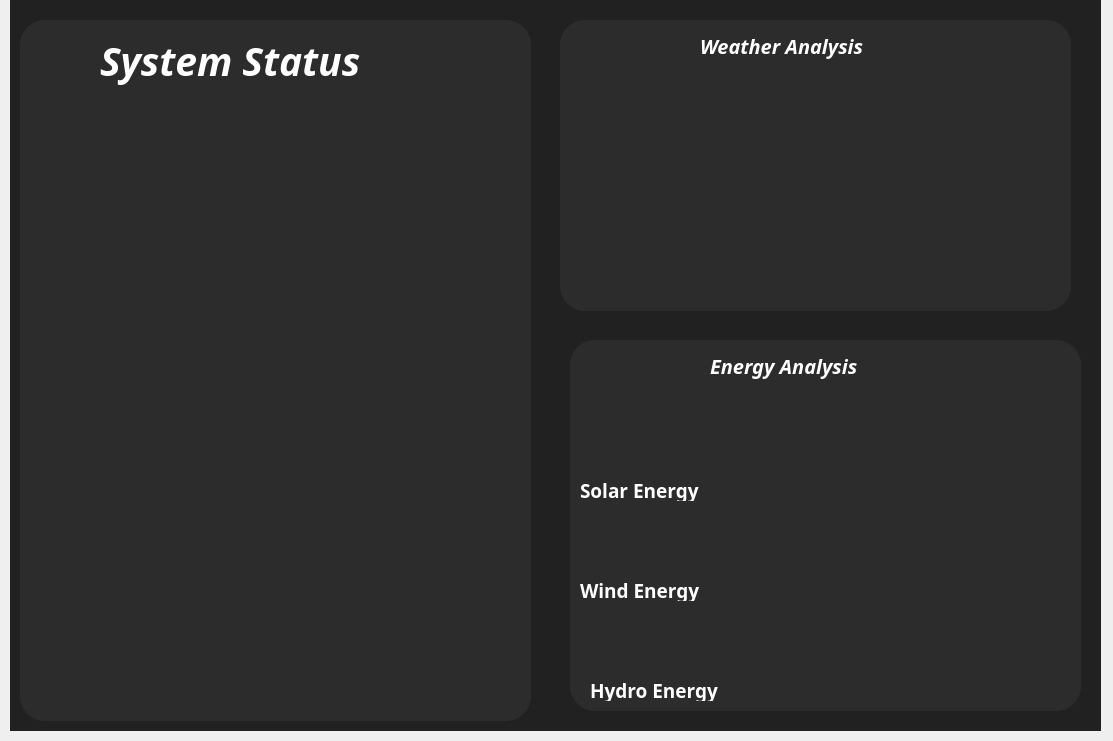
<?xml version="1.0" encoding="UTF-8"?>
<ui version="4.0">
 <class>Main</class>
 <widget class="QWidget" name="Main">
  <property name="geometry">
   <rect>
    <x>0</x>
    <y>0</y>
    <width>1113</width>
    <height>741</height>
   </rect>
  </property>
  <property name="windowTitle">
   <string>Form</string>
  </property>
  <widget class="QWidget" name="widget" native="true">
   <property name="geometry">
    <rect>
     <x>10</x>
     <y>0</y>
     <width>1091</width>
     <height>731</height>
    </rect>
   </property>
   <property name="styleSheet">
    <string notr="true">background-color:rgb(33, 33, 33)</string>
   </property>
   <widget class="QWidget" name="widget_2" native="true">
    <property name="geometry">
     <rect>
      <x>10</x>
      <y>20</y>
      <width>511</width>
      <height>701</height>
     </rect>
    </property>
    <property name="font">
     <font>
      <italic>false</italic>
     </font>
    </property>
    <property name="styleSheet">
     <string notr="true">background-color:rgb(44, 44, 44);
border-radius:25px</string>
    </property>
    <widget class="QLabel" name="label">
     <property name="geometry">
      <rect>
       <x>80</x>
       <y>-10</y>
       <width>341</width>
       <height>101</height>
      </rect>
     </property>
     <property name="font">
      <font>
       <family>Hanuman</family>
       <pointsize>29</pointsize>
       <weight>75</weight>
       <italic>true</italic>
       <bold>true</bold>
       <underline>false</underline>
      </font>
     </property>
     <property name="styleSheet">
      <string notr="true">color:rgb(255, 255, 255)</string>
     </property>
     <property name="text">
      <string>System Status</string>
     </property>
    </widget>
    <widget class="QLabel" name="label_3">
     <property name="geometry">
      <rect>
       <x>40</x>
       <y>70</y>
       <width>421</width>
       <height>601</height>
      </rect>
     </property>
     <property name="font">
      <font>
       <pointsize>14</pointsize>
      </font>
     </property>
     <property name="styleSheet">
      <string notr="true">background-image: url(:/System Status/system_status.jpg);</string>
     </property>
     <property name="text">
      <string/>
     </property>
     <property name="pixmap">
      <pixmap resource="weather_qrc.qrc">:/System Status/system_status.jpg</pixmap>
     </property>
     <property name="scaledContents">
      <bool>true</bool>
     </property>
    </widget>
   </widget>
   <widget class="QWidget" name="widget_3" native="true">
    <property name="geometry">
     <rect>
      <x>550</x>
      <y>20</y>
      <width>511</width>
      <height>291</height>
     </rect>
    </property>
    <property name="font">
     <font>
      <italic>false</italic>
     </font>
    </property>
    <property name="styleSheet">
     <string notr="true">background-color:rgb(44, 44, 44);
border-radius:25px</string>
    </property>
    <widget class="QLabel" name="label_4">
     <property name="geometry">
      <rect>
       <x>140</x>
       <y>10</y>
       <width>221</width>
       <height>31</height>
      </rect>
     </property>
     <property name="font">
      <font>
       <family>Hanuman</family>
       <pointsize>15</pointsize>
       <weight>75</weight>
       <italic>true</italic>
       <bold>true</bold>
       <underline>false</underline>
      </font>
     </property>
     <property name="styleSheet">
      <string notr="true">color: rgb(255, 255, 255)</string>
     </property>
     <property name="text">
      <string>Weather Analysis</string>
     </property>
    </widget>
    <widget class="QLabel" name="label_5">
     <property name="geometry">
      <rect>
       <x>20</x>
       <y>90</y>
       <width>451</width>
       <height>581</height>
      </rect>
     </property>
     <property name="font">
      <font>
       <pointsize>14</pointsize>
      </font>
     </property>
     <property name="text">
      <string>Hi</string>
     </property>
    </widget>
    <widget class="QLabel" name="label_8">
     <property name="geometry">
      <rect>
       <x>20</x>
       <y>40</y>
       <width>471</width>
       <height>241</height>
      </rect>
     </property>
     <property name="font">
      <font>
       <pointsize>3</pointsize>
      </font>
     </property>
     <property name="styleSheet">
      <string notr="true">background-image: url(:/Weather Analysis/weather_image.jpg);</string>
     </property>
     <property name="text">
      <string/>
     </property>
     <property name="pixmap">
      <pixmap resource="weather_qrc.qrc">:/Weather Analysis/weather_image.jpg</pixmap>
     </property>
     <property name="scaledContents">
      <bool>true</bool>
     </property>
    </widget>
   </widget>
   <widget class="QWidget" name="widget_4" native="true">
    <property name="geometry">
     <rect>
      <x>560</x>
      <y>340</y>
      <width>511</width>
      <height>371</height>
     </rect>
    </property>
    <property name="font">
     <font>
      <italic>false</italic>
     </font>
    </property>
    <property name="styleSheet">
     <string notr="true">background-color:rgb(44, 44, 44);
border-radius:25px</string>
    </property>
    <widget class="QLabel" name="label_6">
     <property name="geometry">
      <rect>
       <x>140</x>
       <y>10</y>
       <width>211</width>
       <height>31</height>
      </rect>
     </property>
     <property name="font">
      <font>
       <family>Hanuman</family>
       <pointsize>15</pointsize>
       <weight>75</weight>
       <italic>true</italic>
       <bold>true</bold>
       <underline>false</underline>
      </font>
     </property>
     <property name="styleSheet">
      <string notr="true">color: rgb(255, 255, 255)</string>
     </property>
     <property name="text">
      <string>Energy Analysis</string>
     </property>
    </widget>
    <widget class="QLabel" name="label_7">
     <property name="geometry">
      <rect>
       <x>20</x>
       <y>90</y>
       <width>451</width>
       <height>581</height>
      </rect>
     </property>
     <property name="font">
      <font>
       <pointsize>14</pointsize>
      </font>
     </property>
     <property name="text">
      <string>Hi</string>
     </property>
    </widget>
    <widget class="QLabel" name="label_9">
     <property name="geometry">
      <rect>
       <x>20</x>
       <y>60</y>
       <width>451</width>
       <height>91</height>
      </rect>
     </property>
     <property name="styleSheet">
      <string notr="true">background-image: url(:/newPrefix/energy_levels_2.jpg);</string>
     </property>
     <property name="text">
      <string/>
     </property>
     <property name="pixmap">
      <pixmap resource="weather_qrc.qrc">:/Energy Levels/energy_levels_2.jpg</pixmap>
     </property>
     <property name="scaledContents">
      <bool>true</bool>
     </property>
    </widget>
    <widget class="QLabel" name="label_10">
     <property name="geometry">
      <rect>
       <x>20</x>
       <y>160</y>
       <width>451</width>
       <height>91</height>
      </rect>
     </property>
     <property name="styleSheet">
      <string notr="true">background-image: url(:/newPrefix/energy_levels_2.jpg);</string>
     </property>
     <property name="text">
      <string/>
     </property>
     <property name="pixmap">
      <pixmap resource="weather_qrc.qrc">:/Energy Levels/energy_levels_3.jpg</pixmap>
     </property>
     <property name="scaledContents">
      <bool>true</bool>
     </property>
    </widget>
    <widget class="QLabel" name="label_11">
     <property name="geometry">
      <rect>
       <x>20</x>
       <y>260</y>
       <width>451</width>
       <height>101</height>
      </rect>
     </property>
     <property name="styleSheet">
      <string notr="true">background-image: url(:/newPrefix/energy_levels_1.jpg);</string>
     </property>
     <property name="text">
      <string/>
     </property>
     <property name="pixmap">
      <pixmap resource="weather_qrc.qrc">:/Energy Levels/energy_levels_1.jpg</pixmap>
     </property>
     <property name="scaledContents">
      <bool>true</bool>
     </property>
    </widget>
    <widget class="QLabel" name="label_12">
     <property name="geometry">
      <rect>
       <x>10</x>
       <y>140</y>
       <width>151</width>
       <height>21</height>
      </rect>
     </property>
     <property name="font">
      <font>
       <family>Hanuman</family>
       <pointsize>14</pointsize>
       <weight>75</weight>
       <bold>true</bold>
      </font>
     </property>
     <property name="styleSheet">
      <string notr="true">color: rgb(255, 255, 255)</string>
     </property>
     <property name="text">
      <string>Solar Energy</string>
     </property>
    </widget>
    <widget class="QLabel" name="label_13">
     <property name="geometry">
      <rect>
       <x>10</x>
       <y>240</y>
       <width>151</width>
       <height>21</height>
      </rect>
     </property>
     <property name="font">
      <font>
       <family>Hanuman</family>
       <pointsize>14</pointsize>
       <weight>75</weight>
       <bold>true</bold>
      </font>
     </property>
     <property name="styleSheet">
      <string notr="true">color: rgb(255, 255, 255)</string>
     </property>
     <property name="text">
      <string>Wind Energy</string>
     </property>
    </widget>
    <widget class="QLabel" name="label_14">
     <property name="geometry">
      <rect>
       <x>20</x>
       <y>340</y>
       <width>161</width>
       <height>21</height>
      </rect>
     </property>
     <property name="font">
      <font>
       <family>Hanuman</family>
       <pointsize>14</pointsize>
       <weight>75</weight>
       <bold>true</bold>
      </font>
     </property>
     <property name="styleSheet">
      <string notr="true">color: rgb(255, 255, 255)</string>
     </property>
     <property name="text">
      <string>Hydro Energy</string>
     </property>
    </widget>
   </widget>
  </widget>
 </widget>
 <resources>
  <include location="weather_qrc.qrc"/>
 </resources>
 <connections/>
</ui>
